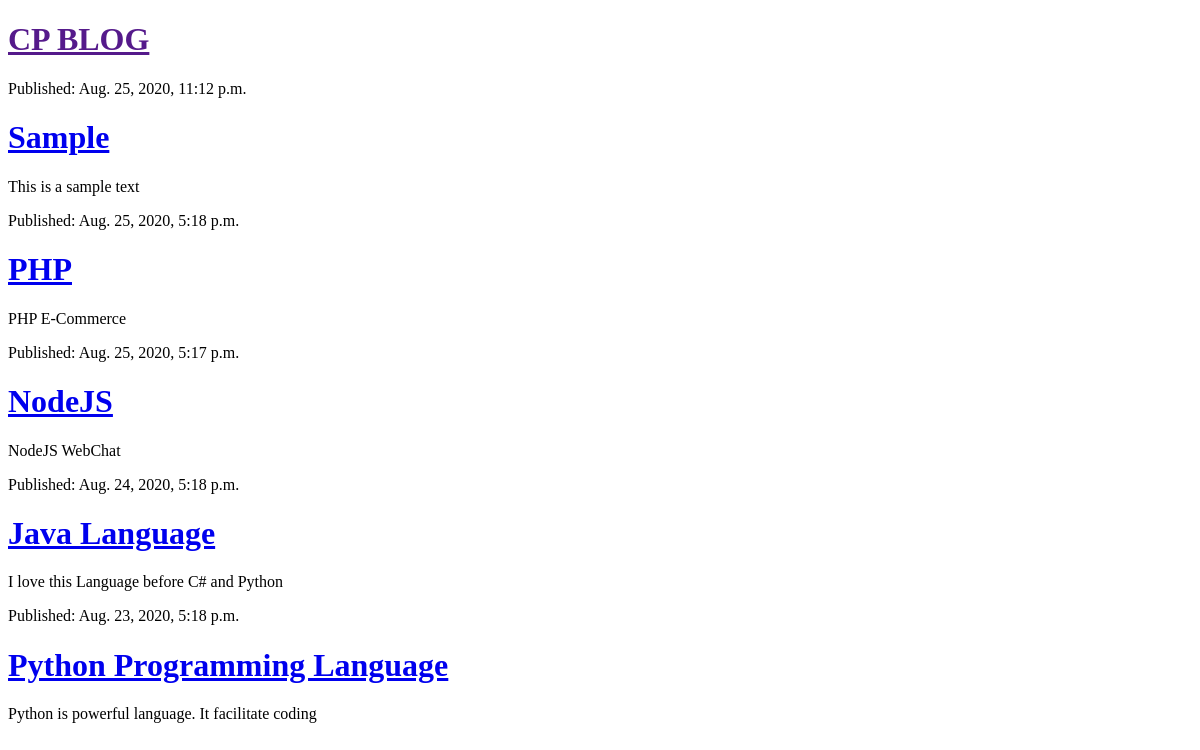
The app's page /, older data.
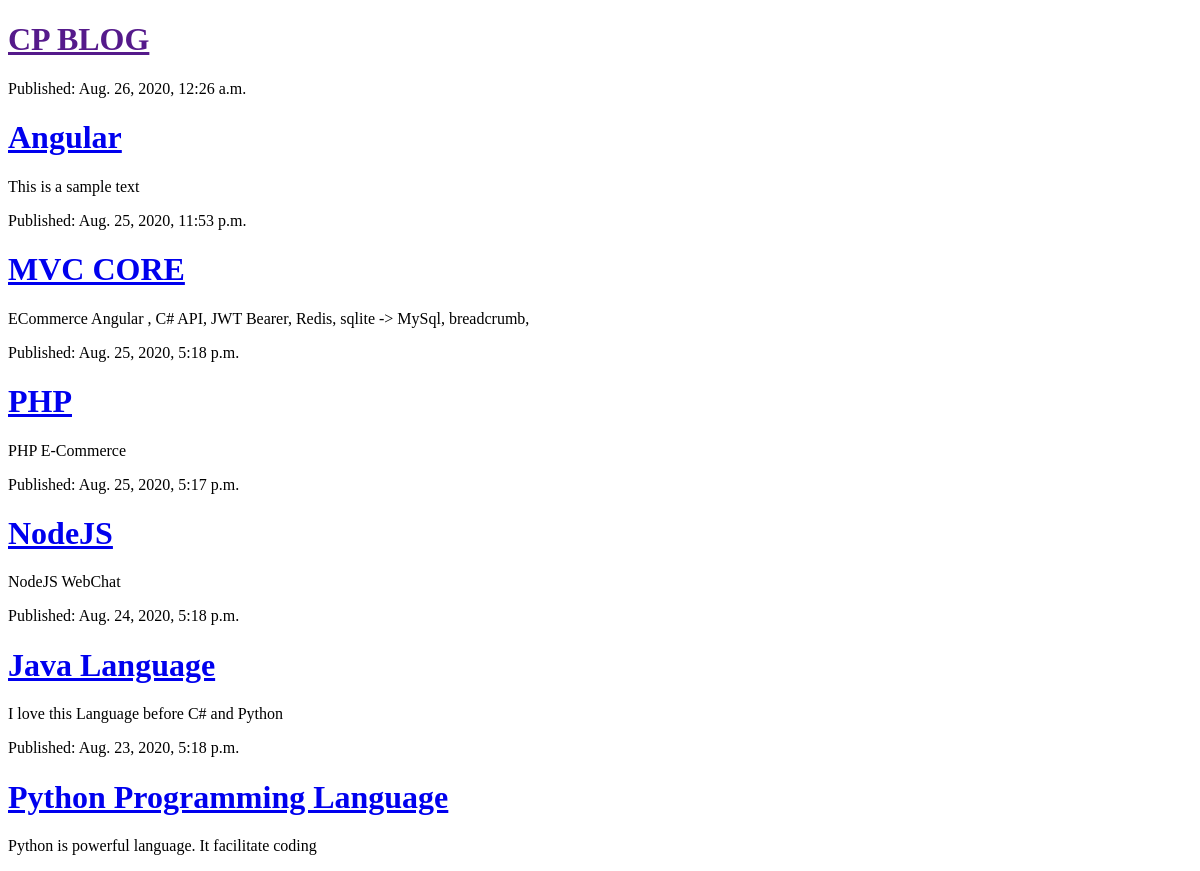
The same page, newer data.
### blog/models.py (models this page shows, shortened)
class Post(models.Model):
    author = models.ForeignKey("auth.User", on_delete= models.CASCADE)
    title = models.CharField(max_length=200)
    text = models.TextField(null=True)
    created_date = models.DateTimeField(default=timezone.now)
    published_date = models.DateTimeField(blank=True, null=True)

### blog/views.py (the view)
# urls.py: path('', views.post_list, name='post_list'),
def post_list(request):
    posts = Post.objects.filter(published_date__lte=timezone.now()).order_by('-published_date')
    stuff_for_frontend = {'posts': posts}
    return render(request, 'blog/post_list.html', stuff_for_frontend)

### blog/templates/blog/post_list.html (shortened to what this page needs)
<!DOCTYPE html>
<html lang="en">
<head>
</head>
<body>
    <h1><a href="">CP BLOG</a></h1>
    {% for post in posts %}
        <div>
            <p>Published: {{ post.published_date }}</p>
            <h1><a href="{% url 'post_detail' pk=post.pk %}">{{ post.title }}</a></h1>
            <p>{{ post.text|linebreaksbr }}</p>
        </div>
    {% endfor %}
</body>
</html>

Row changes from the older to the newer data that the page shows:
changed Post "This is a sample text": published_date "Aug. 25, 2020, 11:12 p.m." → "Aug. 26, 2020, 12:26 a.m."; title "Sample" → "Angular"
added Post: published_date "Aug. 25, 2020, 11:53 p.m.", title "MVC CORE", text "ECommerce Angular , C# API, JWT Bearer, Redis, sqlite -> MySql, breadcrumb,"
